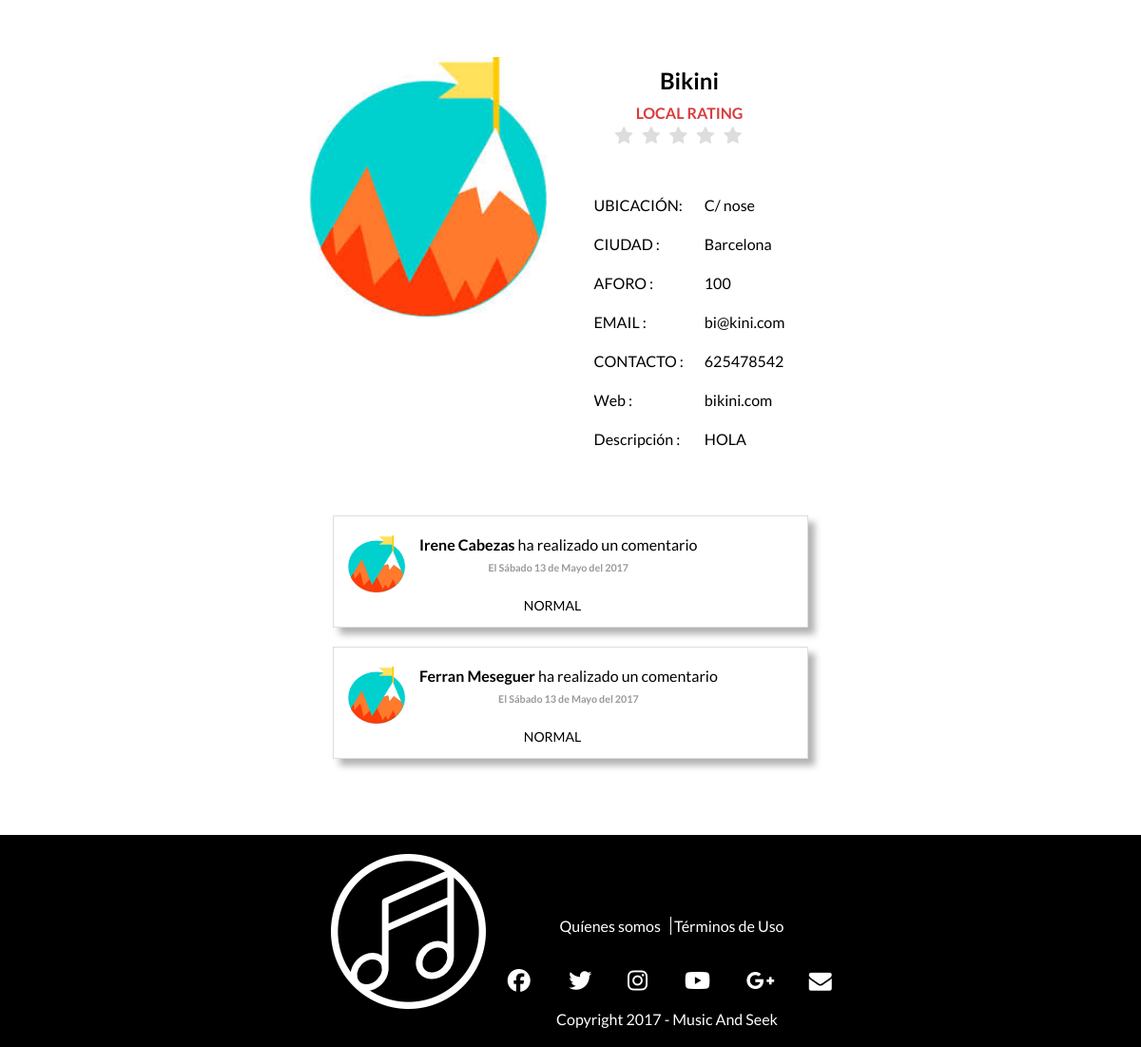
The app's page /InfoLocal.php?nombre=Bikini with its own data.
### tables this page shows
create table USUARIO( 
ID_USUARIO int(10) not null auto_increment,
TIPO_USUARIO char(10) not null,
NOMBRE char(20) not null,
APELLIDOS char(20),
UBICACION char(50),
EMAIL char(50) not null,
NUMERO_CONTACTO int(11),
 
IMAGEN char(50),
NOMBRE_LOCAL char(20),
NOMBRE_ARTISTICO char(20),
NUMERO_COMPONENTES int(5),
PASSWORD char(255) not null,
AFORO int(5),
WEB char(20),
ID_GENERO int(10),
ID_CIUDAD int(10),
PREGUNTA_SEGURIDAD char (255),
RESPUESTA_SEGURIDAD char (255),
DESCRIPCION char(255),
FECHA_ALTA DATETIME,
FECHA_BAJA DATETIME DEFAULT NULL,
primary key (ID_USUARIO, EMAIL)
);

create table CIUDAD(
ID_CIUDAD int(10) not null auto_increment,
NOMBRE char(20) not null,
PAIS char(10) not null,
primary key(ID_CIUDAD)
);

create table VOTAR_COMENTAR(
ID_VOTO int(10) not null auto_increment primary key,
ID_FAN int(10) not null,
ID_VOTADO int(10) not null,
PUNTOS DECIMAL(2,1) not null,
VOTO_CONCIERTO boolean not null,
COMENTARIO char(140),
FECHA datetime not null,
TIPO_VOTACION char(10) not null
);

### bbdd.php (called while the page is built, shortened)
<?php
function conectar() {
    $conexion = mysqli_connect('localhost', 'root', '', 'musicandseek')
            or die("Error conectando");
    return $conexion;
}
function getNombreFecha($fecha) {
    $dias = array("Domingo", "Lunes", "Martes", "Miercoles", "Jueves", "Viernes", "Sábado");
    $meses = array("Enero", "Febrero", "Marzo", "Abril", "Mayo", "Junio", "Julio", "Agosto", "Septiembre", "Octubre", "Noviembre", "Diciembre");
    $arrayFecha = explode("-", $fecha);
    $fecha = $dias[$arrayFecha[0]] . " " . $arrayFecha[1] . " de " . $meses[$arrayFecha[2] - 1] . " del " . $arrayFecha[3];
    return $fecha;
}
function getNombreCiudad($id_ciudad) {
    $conexion = conectar();
    $sql = "SELECT NOMBRE FROM CIUDAD WHERE ID_CIUDAD= $id_ciudad";
    $result = $conexion->query($sql);
    if ($result->num_rows > 0) {
        $row = $result->fetch_assoc();
        return $row['NOMBRE'];
    } else {
        return null;
    }
}
function getInfoLocalName($name) {
    $conexion = conectar();
    $sql = "SELECT * FROM USUARIO WHERE NOMBRE_LOCAL = '$name'";
    $result = $conexion->query($sql);
    if ($result->num_rows > 0) {
        $row = $result->fetch_assoc();
        return $row;
    } else {
        return null;
    }
}
function comentariosGrupo($id) {
    $conexion = conectar();
    $sql = "SELECT * FROM VOTAR_COMENTAR inner join USUARIO on VOTAR_COMENTAR.ID_FAN = USUARIO.ID_USUARIO WHERE ID_VOTADO = '$id' AND VOTO_CONCIERTO = 0;";
    $resultado = $conexion->query($sql);
    if ($resultado->num_rows > 0) {
        return $resultado;
    } else {
        echo mysqli_error($conexion);
        return false;
    }
}
function getImageID($id) {
    $conexion = conectar();
    $sql = "SELECT * FROM USUARIO WHERE ID_USUARIO = $id";
    $result = $conexion->query($sql);
    if ($result->num_rows > 0) {
        $row = $result->fetch_assoc();
        if ($row['IMAGEN'] != null) {
            $imagen = $row['IMAGEN'];
            return $imagen;
        } else {
            return 'Imagenes/image.jpeg';
        }
    } else {
        return false;
    }
}

### InfoLocal.php (the view, shortened to what this page needs)
<!DOCTYPE html>
<html>
    <head>
        <?php
        require_once'bbdd.php';
        ?>
        <link href="Estilos/Estilos.css" rel="stylesheet" type="text/css"/>
        <link href="Estilos/RegistrationForm.css" rel="stylesheet" type="text/css"/>
        <link href="Estilos/StarRating.css" rel="stylesheet" type="text/css"/>
        <link href="Estilos/Comments.css" rel="stylesheet" type="text/css"/>
    </head>
    <body>
        <?php
        require_once'bbdd.php';
        $resultado = getInfoLocalName($_GET['nombre']);
        $puntuacion = votosLocal($resultado['ID_USUARIO']);
        $comentarios = comentariosGrupo($resultado['ID_USUARIO']);
        $imagen = getImageID($resultado['ID_USUARIO']);
        echo'<div class="center content">';
        echo'<div class="inline center" style="vertical-align:top">';
        echo'<img src="' . $imagen . '" alt="" style="width:250px"/>';
        echo'</div>';
        echo '<div class="inline" style="width:25%">';
        echo '<h1>' . $resultado['NOMBRE_LOCAL'] . '</h1>';
        echo'<b style="color:#d83c3c">LOCAL RATING</b><i id="puntuacion" hidden>' . $puntuacion . '</i><br>';
        echo '<fieldset class="rating_fixed center" style="float:left;margin:auto auto auto auto;width:70%">
            <input type="radio" id="star5" name="rating" value="5.0" /><label class = "full" for="star5" title="Fantástico - 5 stars"></label>
            <input type="radio" id="star4half" name="rating" value="4.0" /><label class="half" for="star4half" title="Bastante bien - 4.5 stars"></label>
            <input type="radio" id="star4" name="rating" value="4.0" /><label class = "full" for="star4" title="Bastante bien - 4 stars"></label>
            <input type="radio" id="star3half" name="rating" value="3 and a half" /><label class="half" for="star3half" title="Meh - 3.5 stars"></label>
            <input type="radio" id="star3" name="rating" value="3.0" /><label class = "full" for="star3" title="Meh - 3 stars"></label>
            <input type="radio" id="star2half" name="rating" value="2.0" /><label class="half" for="star2half" title="No muy bueno - 2.5 stars"></label>
            <input type="radio" id="star2" name="rating" value="2.0" /><label class = "full" for="star2" title=" - 2 stars"></label>
            <input type="radio" id="star1half" name="rating" value="1.0" /><label class="half" for="star1half" title="Meh - 1.5 stars"></label>
            <input type="radio" id="star1" name="rating" value="1.0" /><label class = "full" for="star1" title="Sucks big time - 1 star"></label>
            <input type="radio" id="starhalf" name="rating" value="0.5" /><label class="half" for="starhalf" title="Sucks big time - 0.5 stars"></label>
            </fieldset> ';
        echo '<br><br><br><table cellspacing="20" style="text-align:left">';
        echo '<tr><td>UBICACIÓN: </td><td>' . $resultado['UBICACION'] . '</td></tr>';
        echo '<tr><td>CIUDAD : </td><td>' . getNombreCiudad($resultado['ID_CIUDAD']) . '</td></tr>';
        echo '<tr><td>AFORO : </td><td>' . $resultado['AFORO'] . '</td></tr>';
        echo '<tr><td>EMAIL : </td><td>' . $resultado['EMAIL'] . '</td></tr>';
        echo '<tr><td>CONTACTO : </td><td>' . $resultado['NUMERO_CONTACTO'] . '</td></tr>';
        if ($resultado['WEB'] != null) {
            echo'<tr><td>Web : </td><td>' . $resultado['WEB'] . '</td></tr>';
        }
        if ($resultado['DESCRIPCION'] != null) {
            echo '<tr><td style="vertical-align:top">Descripción : </td><td>' . $resultado['DESCRIPCION'] . '</td></tr>';
        }
        echo '</table>';
        echo '<div style="padding-bottom:50px"></div>';
        if ($comentarios != false) {
            echo '</div>';
            echo '<div style="margin:auto auto auto auto;width:500px">';
            echo '<div class="container">';
            while ($lista = $comentarios->fetch_assoc()) {
                $imagen = getImageID($lista['ID_USUARIO']);
                echo '<div class="row center" style="padding-bottom:20px">';
                echo '<div class="col-sm-8">';
                echo '<div class="panel panel-white post panel-shadow">';
                echo '<div class="post-heading">';
                echo '<div class="pull-left image">';
                echo '<img src="' . $imagen . '" class="img-circle avatar" alt="user profile image">';
                echo '</div>';
                echo '<div class="pull-left meta">';
                echo '<div class="title h5">';
                echo '<b>' . $lista['NOMBRE'] . ' ' . $lista['APELLIDOS'] . '</b>';
                echo ' ha realizado un comentario';
                echo '</div>';
                echo '<h6 class="text-muted time">El ' . getNombreFecha(date("w-d-m-Y", strtotime($lista['FECHA']))) . '</h6>';
                echo '</div>';
                echo '</div>';
                echo '<div class="post-description">';
                echo '<p> ' . str_replace("<pre>", "", $lista['COMENTARIO']) . '</p>';
                echo '</div>';
                echo '</div>';
                echo '</div>';
                echo '</div>';
            }
            echo'</div>';
            echo'</div>';
        }
        echo '</div></div>';
        ?>
        <div id="footer"></div>
    </body>
</html>

### Estilos/Estilos.css (style rules this page uses)
.inline { display: inline-block; }
.center { text-align: center; }
body { margin:0px; font-family: Lato; }
img { height: auto; text-align: center; }
.content { margin-top: 60px; margin-bottom: 60px; }
table { margin: 0 auto; }

### Estilos/StarRating.css (style rules this page uses)
.rating_fixed { border: none; float: right; pointer-events:none; }
.rating_fixed > label:before { margin: 5px; font-size: 1.25em; font-family: FontAwesome; display: inline-block; content: "\f005"; }
.rating_fixed > label { color: #ddd; float: right; }
fieldset, label { margin: 0; padding: 0; }
body { margin: 20px; }
h1 { font-size: 1.5em; margin: 10px; }

### Estilos/Comments.css (style rules this page uses)
.panel-shadow { box-shadow: rgba(0, 0, 0, 0.3) 7px 7px 7px; }
.panel-white { border: 1px solid #dddddd; }
.post .post-heading { height: 30px; padding: 20px 15px; }
.post .post-heading .avatar { width: 60px; height: 60px; display: block; margin-right: 15px; }
.post .post-heading .meta .title { margin-bottom: 0; }
.post .post-heading .meta .time { margin-top: 8px; color: #999; }
.post .post-description { text-align: center; padding-left: 80px; max-width: 300px; }
.post .post-description p { font-size: 14px; }

### records on screen
usuario: NOMBRE_LOCAL "Bikini", UBICACION "C/ nose", ID_CIUDAD.NOMBRE "Barcelona", AFORO "100", EMAIL "bi@kini.com", NUMERO_CONTACTO "625478542", WEB "bikini.com", DESCRIPCION "HOLA"
votar_comentar: usuario.NOMBRE "Irene", usuario.APELLIDOS "Cabezas", FECHA "Sábado 13 de Mayo del 2017", COMENTARIO "NORMAL"
votar_comentar: usuario.NOMBRE "Ferran", usuario.APELLIDOS "Meseguer", FECHA "Sábado 13 de Mayo del 2017", COMENTARIO "NORMAL"
